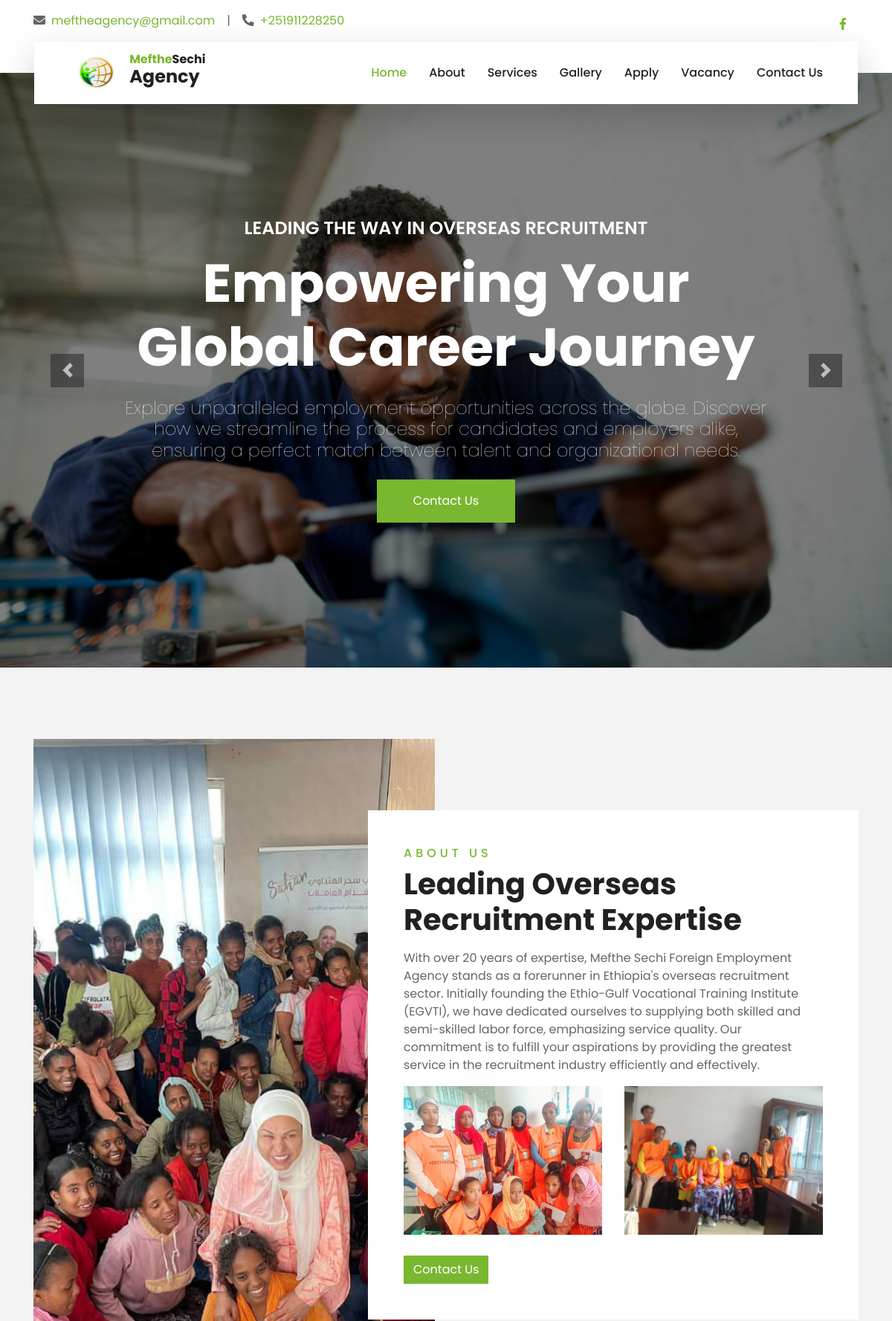
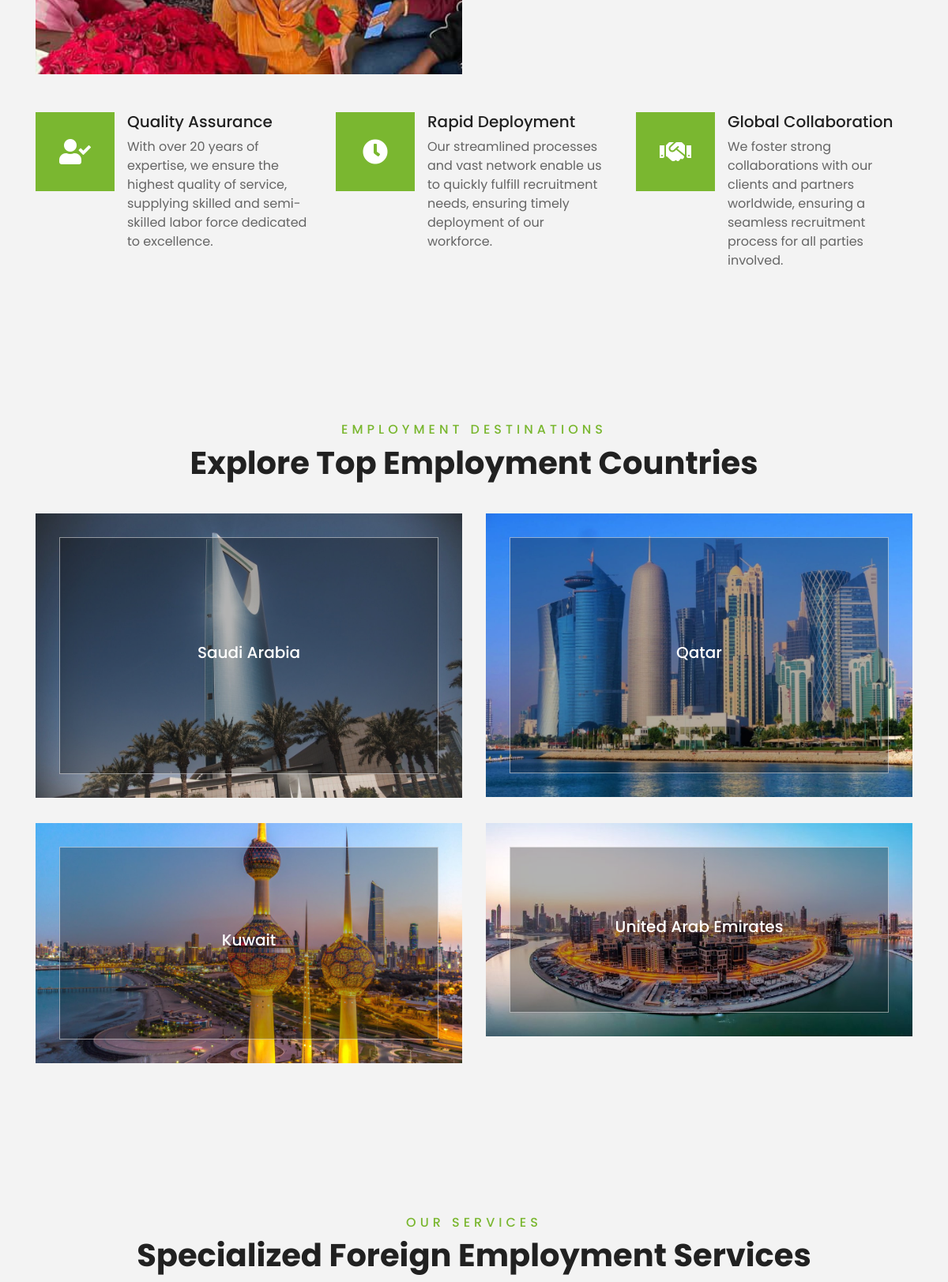
The page / (upper part) on the database its author committed (2 pictures, top to bottom).
### app/models.py (models this page shows, shortened)
class WebsiteSetting(models.Model):
    site_name = models.CharField(max_length=100, help_text="The name of the website.")
    logo = models.ImageField(
        upload_to="logos/", blank=True, null=True, help_text="Logo of the website."
    )
    facebook_url = models.URLField(
        blank=True, null=True, help_text="Facebook page URL."
    )
    twitter_url = models.URLField(
        blank=True, null=True, help_text="Twitter profile URL."
    )
    linkedin_url = models.URLField(
        blank=True, null=True, help_text="LinkedIn profile URL."
    )
    instagram_url = models.URLField(
        blank=True, null=True, help_text="Instagram profile URL."
    )
    youtube_url = models.URLField(
        blank=True, null=True, help_text="YouTube channel URL."
    )
    email = models.EmailField(help_text="Contact email address.")
    phone_number = models.CharField(max_length=20, help_text="Contact phone number.")
    address = models.TextField(blank=True, null=True, help_text="Physical address.")
    copyright_text = models.TextField(
        blank=True, null=True, help_text="Copyright text for the footer."
    )
    about_us_text = models.TextField(
        blank=True,
        null=True,
        help_text="Short description about the website or company for the footer.",
    )
    google_map_iframe = models.TextField(
        blank=True, null=True, help_text="Google Map iframe code for the contact page."
    )
    class Meta:
        verbose_name = "Website Setting"
        verbose_name_plural = "Website Settings"

class CarouselSlide(models.Model):
    title = models.CharField(max_length=255)
    subtitle = models.CharField(max_length=255, blank=True)
    description = models.TextField(blank=True)
    image = models.ImageField()
    button_text = models.CharField(max_length=50, default="Contact Us")
    button_link = models.CharField(max_length=255, default="/contact")
    is_active = models.BooleanField(default=False)

class About(models.Model):
    title = models.CharField(max_length=255)
    description = models.TextField()

class AboutImage(models.Model):
    about = models.ForeignKey(About, related_name="images", on_delete=models.CASCADE)
    image = models.ImageField()
    alt_text = models.CharField(
        max_length=255, blank=True, help_text="Alternative text for image"
    )

class Destination(models.Model):
    name = models.CharField(max_length=255)
    image = models.ImageField(upload_to="destinations/")
    description = models.TextField(blank=True, null=True)  # Optional description field
    link = models.URLField(blank=True, null=True)  # Optional link field

### app/views.py (the view)
# urls.py: path("", views.home, name="home"),
def home(request):
    return render(request, "index.html")

### app/context_processor.py (called while the page is built)
def local(request):
    settings = models.WebsiteSetting.objects.first()
    about_data = models.About.objects.prefetch_related("images").first()
    carousel_slides = models.CarouselSlide.objects.filter(is_active=True)
    destinations = models.Destination.objects.all()
    services = models.Service.objects.prefetch_related("features").all()
    galleries = models.GalleryImage.objects.all()
    facts = models.Fact.objects.all()
    return {
        "settings": settings,
        "about_data": about_data,
        "carousel_slides": carousel_slides,
        "destinations": destinations,
        "services": services,
        "galleries": galleries,
        "facts": facts,
    }

### templates/index.html (shortened to what this page needs)
{% extends 'layout/base.html' %}
{% block content %}
    {% include 'section/carousel.html'   %}
    {% include 'section/about.html'   %}
    {% include 'section/feature.html'   %}
    {% include 'section/destination.html'   %}
    {% include 'section/service.html'   %}
{% endblock %}

### templates/section/topbar.html (shortened to what this page needs)
<div class="container-fluid bg-light pt-3 d-none d-lg-block">
    <div class="container">
        <div class="row">
            <div class="col-lg-6 text-center text-lg-left mb-2 mb-lg-0">
                <div class="d-inline-flex align-items-center">
                    <p><i class="fa fa-envelope mr-2"></i><a href="mailto:{{ settings.email }}">{{ settings.email }}</a></p>
                    <p class="text-body px-3">|</p>
                    <p><i class="fa fa-phone-alt mr-2"></i><a href="tel:{{ settings.phone_number }}">{{ settings.phone_number }}</a></p>
                </div>
            </div>
            <div class="col-lg-6 text-center text-lg-right">
                <div class="d-inline-flex align-items-center">
                    {% if settings.facebook_url %}
                    <a href="{{ settings.facebook_url }}" class="text-primary px-3" aria-label="Facebook">
                        <i class="fab fa-facebook-f"></i>
                    </a>
                    {% endif %}
                </div>
            </div>
        </div>
    </div>
</div>

### templates/section/navbar.html (shortened to what this page needs)
{% load static %}
<div class="container-fluid position-relative nav-bar p-0">
    <div class="container-lg position-relative p-0 px-lg-3" style="z-index: 9;">
        <nav class="navbar navbar-expand-lg bg-light navbar-light shadow-lg py-3 py-lg-0 pl-3 pl-lg-5">
            <a href="/" class="navbar-brand d-flex align-items-center">
                {% if settings.logo %}
                <img src="{{ settings.logo.url }}" alt="{{ settings.site_name }} Logo" style="height: 50px;">
                {% endif %}
                <div style="line-height: 1; margin-left: 10px;">
                    <h1 class="text-primary" style="margin-bottom: 0; font-size: 1rem;">{{ settings.site_name|slice:":6" }}<span class="text-dark" style="font-size: 1rem;">{{ settings.site_name|slice:"6:" }}</span> </h1>
                    <h2 class="text-dark" style="font-size: 1.5rem;">Agency</h2>
                </div>
            </a>
            <div class="collapse navbar-collapse justify-content-between px-3" id="navbarCollapse">
                <div class="navbar-nav ml-auto py-0">
                    <a href="/" class="nav-item nav-link {% if request.path == '/' %}active{% endif %}">Home</a>
                    <a href="/about" class="nav-item nav-link {% if request.path == '/about' %}active{% endif %}">About</a>
                    <a href="/service" class="nav-item nav-link {% if request.path == '/service' %}active{% endif %}">Services</a>
                    <a href="/gallery" class="nav-item nav-link {% if request.path == '/gallery' %}active{% endif %}">Gallery</a>
                    <a href="/apply" class="nav-item nav-link {% if request.path == '/apply' %}active{% endif %}">Apply</a>
                    <a href="/vacancy" class="nav-item nav-link {% if request.path == '/vacancy' %}active{% endif %}">Vacancy</a>
                    <a href="/contact" class="nav-item nav-link {% if request.path == '/contact' %}active{% endif %}">Contact Us</a>
                </div>
            </div>
        </nav>
    </div>
</div>

### templates/section/carousel.html
{% load static %}
<div class="container-fluid p-0">
    <div id="header-carousel" class="carousel slide" data-ride="carousel">
        <div class="carousel-inner">
            {% for slide in carousel_slides %}
            <div class="carousel-item {% if forloop.first %}active{% endif %}">
                <img class="w-100" style="height: 100vh; object-fit: cover;" src="{{ slide.image.url }}" alt="{{ slide.title }}">
                <div class="carousel-caption d-flex flex-column align-items-center justify-content-center">
                    <div class="p-3" style="max-width: 900px;">
                        <h4 class="text-white text-uppercase mb-md-3">{{ slide.subtitle }}</h4>
                        <h1 class="display-3 text-white mb-md-4">{{ slide.title }}</h1>
                        <h4 class="text-white mb-md-3" style="font-weight: 100 !important;">{{ slide.description }}</h4>
                        <a href="{{ slide.button_link }}" class="btn btn-primary py-md-3 px-md-5 mt-2">{{ slide.button_text }}</a>
                    </div>
                </div>
            </div>
            {% endfor %}
        </div>
        <a class="carousel-control-prev" href="#header-carousel" data-slide="prev">
            <div class="btn btn-dark" style="width: 45px; height: 45px;">
                <span class="carousel-control-prev-icon mb-n2"></span>
            </div>
        </a>
        <a class="carousel-control-next" href="#header-carousel" data-slide="next">
            <div class="btn btn-dark" style="width: 45px; height: 45px;">
                <span class="carousel-control-next-icon mb-n2"></span>
            </div>
        </a>
    </div>
</div>

### templates/section/about.html
{% load static %}
<div class="container-fluid py-5">
    <div class="container pt-5">
        <div class="row">
            <div class="col-lg-6" style="min-height: 500px;">
                <div class="position-relative h-100">
                    <img class="position-absolute w-100 h-100" src="{{ about_data.images.first.image.url }}" style="object-fit: cover;" alt="{{ about_data.images.first.alt_text }}">
                </div>
            </div>
            <div class="col-lg-6 pt-5 pb-lg-5">
                <div class="about-text bg-white p-4 p-lg-5 my-lg-5">
                    <h6 class="text-primary text-uppercase" style="letter-spacing: 5px;">About Us</h6>
                    <h1 class="mb-3">{{ about_data.title }}</h1>
                    <p>{{ about_data.description }}</p>
                    <div class="row mb-4">
                        {% for image in about_data.images.all|slice:"1:3" %}
                        <div class="col-6">
                            <img class="img-fluid" src="{{ image.image.url }}" alt="{{ image.alt_text }}">
                        </div>
                        {% endfor %}
                    </div>
                    <a href="#contact" class="btn btn-primary mt-1">Contact Us</a>
                </div>
            </div>
        </div>
    </div>
</div>

### templates/section/destination.html (shortened to what this page needs)
{% load static %}
<div class="container-fluid py-5">
    <div class="container pt-5 pb-3">
        <div class="text-center mb-3 pb-3">
            <h6 class="text-primary text-uppercase" style="letter-spacing: 5px;">Employment Destinations</h6>
            <h1>Explore Top Employment Countries</h1>
        </div>
        <div class="row">
            {% for destination in destinations %}
            <div class="col-lg-6 col-md-6 mb-4">
                <div class="destination-item position-relative overflow-hidden mb-2">
                    <img class="img-fluid" src="{{ destination.image.url }}" alt="{{ destination.name }}">
                    <a class="destination-overlay text-white text-decoration-none" href="{{ destination.link }}">
                        <h5 class="text-white">{{ destination.name }}</h5>
                    </a>
                </div>
            </div>
            {% endfor %}
        </div>
    </div>
</div>

### rows shown on the page
WebsiteSetting: email "meftheagency@gmail.com", phone_number "+251911228250", logo (picture), site_name "Mefthe", site_name "Sechi"
CarouselSlide: image (picture), subtitle "LEADING THE WAY IN OVERSEAS RECRUITMENT", title "Empowering Your Global Career Journey", description "Explore unparalleled employment opportunities across the globe. Discover how we streamline the process for candidates and employers alike, ensuring a perfect match between talent and organizational needs.", button_text "Contact Us"
About: images.first.image (picture), title "Leading Overseas Recruitment Expertise", description "With over 20 years of expertise, Mefthe Sechi Foreign Employment Agency stands as a forerunner in Ethiopia's overseas recruitment sector. Initially founding the Ethio-Gulf Vocational Training Institute (EGVTI), we have dedicated ourselves to supplying both skilled and semi-skilled labor force, emphasizing service quality. Our commitment is to fulfill your aspirations by providing the greatest service in the recruitment industry efficiently and effectively."
AboutImage: image (picture)
AboutImage: image (picture)
Destination: image (picture), name "Saudi Arabia"
Destination: image (picture), name "Qatar"
Destination: image (picture), name "Kuwait"
Destination: image (picture), name "United Arab Emirates"
